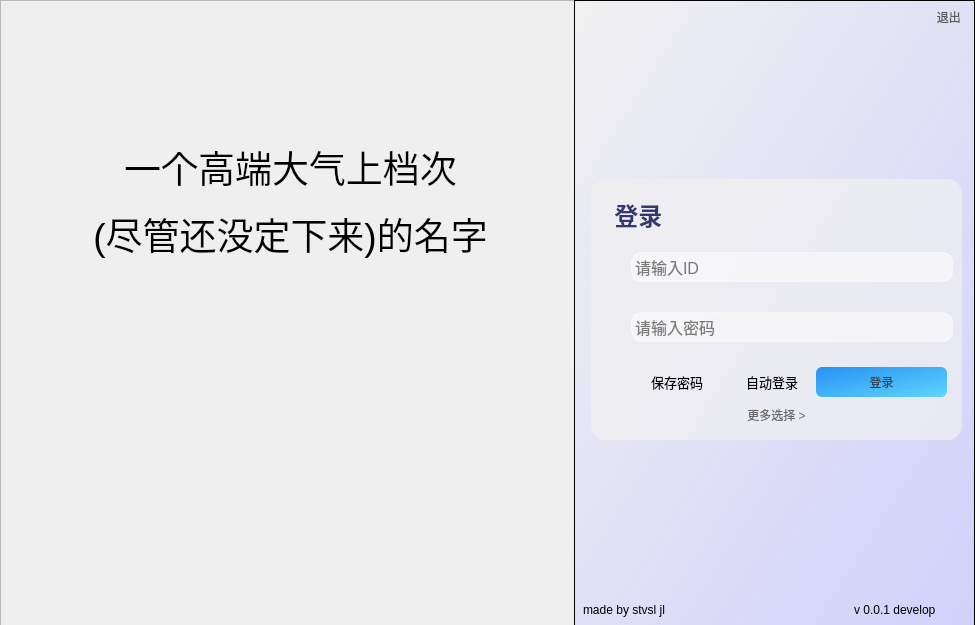
<?xml version="1.0" encoding="UTF-8"?>
<ui version="4.0">
 <class>Login</class>
 <widget class="QMainWindow" name="Login">
  <property name="geometry">
   <rect>
    <x>0</x>
    <y>0</y>
    <width>975</width>
    <height>625</height>
   </rect>
  </property>
  <property name="windowTitle">
   <string>MainWindow</string>
  </property>
  <property name="styleSheet">
   <string notr="true"/>
  </property>
  <widget class="QWidget" name="centralwidget">
   <widget class="QFrame" name="background">
    <property name="geometry">
     <rect>
      <x>0</x>
      <y>0</y>
      <width>981</width>
      <height>631</height>
     </rect>
    </property>
    <property name="font">
     <font>
      <pointsize>11</pointsize>
      <weight>50</weight>
      <bold>false</bold>
     </font>
    </property>
    <property name="styleSheet">
     <string notr="true">QFrame#background{border-image: url(:/login/login/loginbackground.png);}</string>
    </property>
    <property name="frameShape">
     <enum>QFrame::StyledPanel</enum>
    </property>
    <property name="frameShadow">
     <enum>QFrame::Raised</enum>
    </property>
    <widget class="QFrame" name="frame">
     <property name="geometry">
      <rect>
       <x>574</x>
       <y>0</y>
       <width>401</width>
       <height>631</height>
      </rect>
     </property>
     <property name="autoFillBackground">
      <bool>false</bool>
     </property>
     <property name="styleSheet">
      <string notr="true">background-color: qlineargradient(spread:pad, x1:0, y1:0, x2:1, y2:1, stop:0 rgba(244, 244, 244, 95), stop:1 rgba(200, 200, 255, 200));</string>
     </property>
     <property name="frameShape">
      <enum>QFrame::StyledPanel</enum>
     </property>
     <property name="frameShadow">
      <enum>QFrame::Raised</enum>
     </property>
     <widget class="QPushButton" name="exit_btn">
      <property name="geometry">
       <rect>
        <x>331</x>
        <y>2</y>
        <width>71</width>
        <height>30</height>
       </rect>
      </property>
      <property name="styleSheet">
       <string notr="true">border:0px; 
color: rgba(55, 55, 55, 205);
background-color: rgba(255, 255, 255, 0);</string>
      </property>
      <property name="text">
       <string>     退出</string>
      </property>
     </widget>
     <widget class="QLabel" name="label_2">
      <property name="geometry">
       <rect>
        <x>9</x>
        <y>599</y>
        <width>121</width>
        <height>22</height>
       </rect>
      </property>
      <property name="styleSheet">
       <string notr="true">background-color: rgba(255, 255, 255, 0);</string>
      </property>
      <property name="text">
       <string>made by stvsl jl</string>
      </property>
     </widget>
     <widget class="QStackedWidget" name="mode_changer">
      <property name="enabled">
       <bool>true</bool>
      </property>
      <property name="geometry">
       <rect>
        <x>17</x>
        <y>179</y>
        <width>381</width>
        <height>281</height>
       </rect>
      </property>
      <property name="styleSheet">
       <string notr="true">background-color: rgba(255, 255, 255, 0);</string>
      </property>
      <property name="currentIndex">
       <number>0</number>
      </property>
      <widget class="QWidget" name="loginpage">
       <widget class="QGroupBox" name="groupBox">
        <property name="geometry">
         <rect>
          <x>0</x>
          <y>0</y>
          <width>371</width>
          <height>261</height>
         </rect>
        </property>
        <property name="styleSheet">
         <string notr="true">background-color: rgba(240, 240, 240, 175);
 border:0px ;
border-top-left-radius:15px;
	border-top-right-radius:15px;
	border-bottom-left-radius:15px; 
	border-bottom-right-radius:15px;</string>
        </property>
        <layout class="QGridLayout" name="gridLayout">
         <item row="5" column="7">
          <spacer name="horizontalSpacer_9">
           <property name="orientation">
            <enum>Qt::Horizontal</enum>
           </property>
           <property name="sizeHint" stdset="0">
            <size>
             <width>43</width>
             <height>20</height>
            </size>
           </property>
          </spacer>
         </item>
         <item row="2" column="1">
          <spacer name="verticalSpacer_3">
           <property name="orientation">
            <enum>Qt::Vertical</enum>
           </property>
           <property name="sizeHint" stdset="0">
            <size>
             <width>32</width>
             <height>15</height>
            </size>
           </property>
          </spacer>
         </item>
         <item row="4" column="1">
          <spacer name="verticalSpacer_2">
           <property name="orientation">
            <enum>Qt::Vertical</enum>
           </property>
           <property name="sizeHint" stdset="0">
            <size>
             <width>79</width>
             <height>20</height>
            </size>
           </property>
          </spacer>
         </item>
         <item row="0" column="0">
          <spacer name="verticalSpacer_6">
           <property name="orientation">
            <enum>Qt::Vertical</enum>
           </property>
           <property name="sizeHint" stdset="0">
            <size>
             <width>20</width>
             <height>11</height>
            </size>
           </property>
          </spacer>
         </item>
         <item row="3" column="1" colspan="6">
          <widget class="QLineEdit" name="inPut_ID">
           <property name="minimumSize">
            <size>
             <width>0</width>
             <height>30</height>
            </size>
           </property>
           <property name="font">
            <font>
             <pointsize>12</pointsize>
            </font>
           </property>
           <property name="styleSheet">
            <string notr="true">border:1px groove rgb(255, 255, 255,125);
background-color: rgba(255, 255, 255, 125);
border-radius:11px;
padding:1px;</string>
           </property>
           <property name="text">
            <string/>
           </property>
           <property name="placeholderText">
            <string>请输入ID</string>
           </property>
           <property name="clearButtonEnabled">
            <bool>false</bool>
           </property>
          </widget>
         </item>
         <item row="1" column="2" colspan="4">
          <spacer name="horizontalSpacer">
           <property name="orientation">
            <enum>Qt::Horizontal</enum>
           </property>
           <property name="sizeHint" stdset="0">
            <size>
             <width>150</width>
             <height>20</height>
            </size>
           </property>
          </spacer>
         </item>
         <item row="10" column="5">
          <spacer name="verticalSpacer_7">
           <property name="orientation">
            <enum>Qt::Vertical</enum>
           </property>
           <property name="sizeHint" stdset="0">
            <size>
             <width>20</width>
             <height>9</height>
            </size>
           </property>
          </spacer>
         </item>
         <item row="5" column="1" colspan="6">
          <widget class="QLineEdit" name="inPut_Passwd">
           <property name="minimumSize">
            <size>
             <width>0</width>
             <height>30</height>
            </size>
           </property>
           <property name="font">
            <font>
             <pointsize>12</pointsize>
            </font>
           </property>
           <property name="styleSheet">
            <string notr="true">border:1px groove rgb(255, 255, 255,125);
background-color: rgba(255, 255, 255, 125);
border-radius:11px;
padding:1px;</string>
           </property>
           <property name="text">
            <string/>
           </property>
           <property name="echoMode">
            <enum>QLineEdit::Password</enum>
           </property>
           <property name="placeholderText">
            <string>请输入密码</string>
           </property>
          </widget>
         </item>
         <item row="1" column="0" colspan="2">
          <widget class="QLabel" name="label">
           <property name="font">
            <font>
             <family>Noto Sans Adlam</family>
             <pointsize>18</pointsize>
             <weight>75</weight>
             <italic>false</italic>
             <bold>true</bold>
            </font>
           </property>
           <property name="styleSheet">
            <string notr="true">color: rgba(3, 7, 75, 200);
background-color: rgba(255, 255, 255, 0);</string>
           </property>
           <property name="text">
            <string>   登录</string>
           </property>
          </widget>
         </item>
         <item row="7" column="5">
          <widget class="QPushButton" name="login_btn">
           <property name="minimumSize">
            <size>
             <width>131</width>
             <height>30</height>
            </size>
           </property>
           <property name="styleSheet">
            <string notr="true">background-color: qlineargradient(spread:pad, x1:0, y1:0, x2:1, y2:1, stop:0 rgba(39, 145, 244, 1), stop:1 rgba(95, 213, 251, 1));
border-radius:6px;  
border:1px;
color: rgba(50, 50, 50, 215);


</string>
           </property>
           <property name="text">
            <string>登录</string>
           </property>
           <property name="autoExclusive">
            <bool>false</bool>
           </property>
          </widget>
         </item>
         <item row="7" column="7">
          <spacer name="horizontalSpacer_5">
           <property name="orientation">
            <enum>Qt::Horizontal</enum>
           </property>
           <property name="sizeHint" stdset="0">
            <size>
             <width>32</width>
             <height>20</height>
            </size>
           </property>
          </spacer>
         </item>
         <item row="3" column="0" rowspan="2">
          <spacer name="verticalSpacer">
           <property name="orientation">
            <enum>Qt::Vertical</enum>
           </property>
           <property name="sizeHint" stdset="0">
            <size>
             <width>25</width>
             <height>40</height>
            </size>
           </property>
          </spacer>
         </item>
         <item row="8" column="5">
          <spacer name="verticalSpacer_5">
           <property name="orientation">
            <enum>Qt::Vertical</enum>
           </property>
           <property name="sizeHint" stdset="0">
            <size>
             <width>20</width>
             <height>5</height>
            </size>
           </property>
          </spacer>
         </item>
         <item row="7" column="4">
          <spacer name="horizontalSpacer_2">
           <property name="orientation">
            <enum>Qt::Horizontal</enum>
           </property>
           <property name="sizeHint" stdset="0">
            <size>
             <width>54</width>
             <height>20</height>
            </size>
           </property>
          </spacer>
         </item>
         <item row="6" column="1">
          <spacer name="verticalSpacer_4">
           <property name="orientation">
            <enum>Qt::Vertical</enum>
           </property>
           <property name="sizeHint" stdset="0">
            <size>
             <width>83</width>
             <height>21</height>
            </size>
           </property>
          </spacer>
         </item>
         <item row="9" column="0" colspan="7">
          <widget class="QPushButton" name="more_btn">
           <property name="styleSheet">
            <string notr="true">border:0px; 
color: rgba(75, 75, 75, 205);
background-color: rgba(255, 255, 255, 0);</string>
           </property>
           <property name="text">
            <string>更多选择 &gt;</string>
           </property>
          </widget>
         </item>
         <item row="7" column="6">
          <spacer name="horizontalSpacer_3">
           <property name="orientation">
            <enum>Qt::Horizontal</enum>
           </property>
           <property name="sizeHint" stdset="0">
            <size>
             <width>45</width>
             <height>20</height>
            </size>
           </property>
          </spacer>
         </item>
         <item row="7" column="3">
          <widget class="QCheckBox" name="auto_login">
           <property name="font">
            <font>
             <pointsize>10</pointsize>
            </font>
           </property>
           <property name="styleSheet">
            <string notr="true">background-color: rgba(255, 255, 255, 0);</string>
           </property>
           <property name="text">
            <string>自动登录</string>
           </property>
           <property name="checked">
            <bool>false</bool>
           </property>
           <property name="tristate">
            <bool>false</bool>
           </property>
          </widget>
         </item>
         <item row="7" column="1">
          <widget class="QCheckBox" name="passwd_save">
           <property name="font">
            <font>
             <pointsize>10</pointsize>
            </font>
           </property>
           <property name="styleSheet">
            <string notr="true">background-color: rgba(255, 255, 255, 0);</string>
           </property>
           <property name="text">
            <string>保存密码</string>
           </property>
           <property name="checked">
            <bool>false</bool>
           </property>
          </widget>
         </item>
        </layout>
       </widget>
      </widget>
      <widget class="QWidget" name="more_page">
       <widget class="QGroupBox" name="groupBox_2">
        <property name="geometry">
         <rect>
          <x>0</x>
          <y>0</y>
          <width>371</width>
          <height>261</height>
         </rect>
        </property>
        <property name="styleSheet">
         <string notr="true">background-color: rgba(240, 240, 240, 175);
 border:0px ;
border-top-left-radius:15px;
	border-top-right-radius:15px;
	border-bottom-left-radius:15px; 
	border-bottom-right-radius:15px;</string>
        </property>
        <layout class="QGridLayout" name="gridLayout_2">
         <item row="5" column="1" colspan="7">
          <widget class="QLineEdit" name="inPut_Passwd_2">
           <property name="minimumSize">
            <size>
             <width>0</width>
             <height>30</height>
            </size>
           </property>
           <property name="font">
            <font>
             <pointsize>12</pointsize>
            </font>
           </property>
           <property name="styleSheet">
            <string notr="true">border:1px groove rgb(255, 255, 255,125);
background-color: rgba(255, 255, 255, 125);
border-radius:11px;
padding:1px;</string>
           </property>
           <property name="text">
            <string/>
           </property>
           <property name="echoMode">
            <enum>QLineEdit::Password</enum>
           </property>
           <property name="placeholderText">
            <string>请输入密码</string>
           </property>
          </widget>
         </item>
         <item row="3" column="1" colspan="7">
          <widget class="QLineEdit" name="inPut_ID_2">
           <property name="minimumSize">
            <size>
             <width>0</width>
             <height>30</height>
            </size>
           </property>
           <property name="font">
            <font>
             <pointsize>12</pointsize>
            </font>
           </property>
           <property name="styleSheet">
            <string notr="true">border:1px groove rgb(255, 255, 255,125);
background-color: rgba(255, 255, 255, 125);
border-radius:11px;
padding:1px;</string>
           </property>
           <property name="text">
            <string/>
           </property>
           <property name="placeholderText">
            <string>请输入ID</string>
           </property>
           <property name="clearButtonEnabled">
            <bool>false</bool>
           </property>
          </widget>
         </item>
         <item row="0" column="0">
          <spacer name="verticalSpacer_12">
           <property name="orientation">
            <enum>Qt::Vertical</enum>
           </property>
           <property name="sizeHint" stdset="0">
            <size>
             <width>20</width>
             <height>11</height>
            </size>
           </property>
          </spacer>
         </item>
         <item row="7" column="5">
          <spacer name="horizontalSpacer_8">
           <property name="orientation">
            <enum>Qt::Horizontal</enum>
           </property>
           <property name="sizeHint" stdset="0">
            <size>
             <width>37</width>
             <height>20</height>
            </size>
           </property>
          </spacer>
         </item>
         <item row="1" column="2" colspan="3">
          <spacer name="horizontalSpacer_7">
           <property name="orientation">
            <enum>Qt::Horizontal</enum>
           </property>
           <property name="sizeHint" stdset="0">
            <size>
             <width>150</width>
             <height>20</height>
            </size>
           </property>
          </spacer>
         </item>
         <item row="1" column="0" colspan="2">
          <widget class="QLabel" name="label_3">
           <property name="font">
            <font>
             <family>Noto Sans Adlam</family>
             <pointsize>18</pointsize>
             <weight>75</weight>
             <bold>true</bold>
            </font>
           </property>
           <property name="styleSheet">
            <string notr="true">color: rgba(3, 7, 75, 200);
background-color: rgba(255, 255, 255, 0);</string>
           </property>
           <property name="text">
            <string>   更多</string>
           </property>
          </widget>
         </item>
         <item row="7" column="6">
          <widget class="QPushButton" name="passwd_forget_btn">
           <property name="minimumSize">
            <size>
             <width>90</width>
             <height>30</height>
            </size>
           </property>
           <property name="styleSheet">
            <string notr="true">background-color: qlineargradient(spread:pad, x1:0, y1:0, x2:1, y2:1, stop:0 rgba(49, 59, 139, 100), stop:1 rgba(49, 59, 239,100));
border-radius:6px;  
border:1px;
color: rgba(50, 50, 50, 215);


</string>
           </property>
           <property name="text">
            <string>忘记密码</string>
           </property>
           <property name="autoExclusive">
            <bool>false</bool>
           </property>
          </widget>
         </item>
         <item row="7" column="4">
          <widget class="QPushButton" name="unfroze_btn">
           <property name="minimumSize">
            <size>
             <width>90</width>
             <height>30</height>
            </size>
           </property>
           <property name="styleSheet">
            <string notr="true">background-color: qlineargradient(spread:pad, x1:0, y1:0, x2:1, y2:1, stop:0 rgba(49, 59, 139, 100), stop:1 rgba(49, 59, 239,100));
border-radius:6px;  
border:1px;
color: rgba(50, 50, 50, 215);


</string>
           </property>
           <property name="text">
            <string>解冻</string>
           </property>
           <property name="autoExclusive">
            <bool>false</bool>
           </property>
          </widget>
         </item>
         <item row="2" column="1">
          <spacer name="verticalSpacer_14">
           <property name="orientation">
            <enum>Qt::Vertical</enum>
           </property>
           <property name="sizeHint" stdset="0">
            <size>
             <width>83</width>
             <height>15</height>
            </size>
           </property>
          </spacer>
         </item>
         <item row="7" column="7">
          <spacer name="horizontalSpacer_4">
           <property name="orientation">
            <enum>Qt::Horizontal</enum>
           </property>
           <property name="sizeHint" stdset="0">
            <size>
             <width>34</width>
             <height>20</height>
            </size>
           </property>
          </spacer>
         </item>
         <item row="10" column="4">
          <spacer name="verticalSpacer_11">
           <property name="orientation">
            <enum>Qt::Vertical</enum>
           </property>
           <property name="sizeHint" stdset="0">
            <size>
             <width>20</width>
             <height>9</height>
            </size>
           </property>
          </spacer>
         </item>
         <item row="3" column="0" rowspan="2">
          <spacer name="verticalSpacer_8">
           <property name="orientation">
            <enum>Qt::Vertical</enum>
           </property>
           <property name="sizeHint" stdset="0">
            <size>
             <width>25</width>
             <height>40</height>
            </size>
           </property>
          </spacer>
         </item>
         <item row="8" column="4">
          <spacer name="verticalSpacer_9">
           <property name="orientation">
            <enum>Qt::Vertical</enum>
           </property>
           <property name="sizeHint" stdset="0">
            <size>
             <width>20</width>
             <height>5</height>
            </size>
           </property>
          </spacer>
         </item>
         <item row="9" column="0" colspan="8">
          <widget class="QPushButton" name="back_btn">
           <property name="styleSheet">
            <string notr="true">border:0px; 
color: rgba(75, 75, 75, 205);
background-color: rgba(255, 255, 255, 0);</string>
           </property>
           <property name="text">
            <string>&lt; 返回</string>
           </property>
          </widget>
         </item>
         <item row="6" column="1">
          <spacer name="verticalSpacer_13">
           <property name="orientation">
            <enum>Qt::Vertical</enum>
           </property>
           <property name="sizeHint" stdset="0">
            <size>
             <width>83</width>
             <height>21</height>
            </size>
           </property>
          </spacer>
         </item>
         <item row="4" column="1">
          <spacer name="verticalSpacer_10">
           <property name="orientation">
            <enum>Qt::Vertical</enum>
           </property>
           <property name="sizeHint" stdset="0">
            <size>
             <width>83</width>
             <height>20</height>
            </size>
           </property>
          </spacer>
         </item>
         <item row="7" column="1">
          <widget class="QPushButton" name="froze_btn">
           <property name="minimumSize">
            <size>
             <width>90</width>
             <height>30</height>
            </size>
           </property>
           <property name="styleSheet">
            <string notr="true">background-color: qlineargradient(spread:pad, x1:0, y1:0, x2:1, y2:1, stop:0 rgba(49, 59, 139, 100), stop:1 rgba(49, 59, 239,100));
border-radius:6px;  
border:1px;
color: rgba(50, 50, 50, 215);


</string>
           </property>
           <property name="text">
            <string>冻结</string>
           </property>
           <property name="autoExclusive">
            <bool>false</bool>
           </property>
          </widget>
         </item>
         <item row="7" column="8">
          <spacer name="horizontalSpacer_6">
           <property name="orientation">
            <enum>Qt::Horizontal</enum>
           </property>
           <property name="sizeHint" stdset="0">
            <size>
             <width>32</width>
             <height>20</height>
            </size>
           </property>
          </spacer>
         </item>
        </layout>
       </widget>
      </widget>
     </widget>
     <widget class="QLabel" name="label_5">
      <property name="geometry">
       <rect>
        <x>280</x>
        <y>599</y>
        <width>121</width>
        <height>22</height>
       </rect>
      </property>
      <property name="styleSheet">
       <string notr="true">background-color: rgba(255, 255, 255, 0);</string>
      </property>
      <property name="text">
       <string>v 0.0.1 develop</string>
      </property>
     </widget>
    </widget>
    <widget class="QLabel" name="label_4">
     <property name="geometry">
      <rect>
       <x>80</x>
       <y>140</y>
       <width>421</width>
       <height>121</height>
      </rect>
     </property>
     <property name="font">
      <font>
       <pointsize>28</pointsize>
      </font>
     </property>
     <property name="styleSheet">
      <string notr="true">color: qlineargradient(spread:pad, x1:0, y1:0, x2:1, y2:0, stop:0 rgba(80, 80, 131, 100), stop:1rgba(87, 87, 158, 100));</string>
     </property>
     <property name="text">
      <string>&lt;html&gt;&lt;head/&gt;&lt;body&gt;&lt;p align=&quot;center&quot;&gt;一个高端大气上档次&lt;/p&gt;&lt;p align=&quot;center&quot;&gt;(尽管还没定下来)的名字&lt;/p&gt;&lt;/body&gt;&lt;/html&gt;</string>
     </property>
    </widget>
   </widget>
  </widget>
 </widget>
 <resources/>
 <connections/>
</ui>
